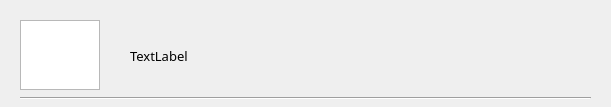
<?xml version="1.0" encoding="UTF-8"?>
<ui version="4.0">
 <class>Form</class>
 <widget class="QWidget" name="Form">
  <property name="geometry">
   <rect>
    <x>0</x>
    <y>0</y>
    <width>611</width>
    <height>107</height>
   </rect>
  </property>
  <property name="sizePolicy">
   <sizepolicy hsizetype="Fixed" vsizetype="Preferred">
    <horstretch>0</horstretch>
    <verstretch>0</verstretch>
   </sizepolicy>
  </property>
  <property name="windowTitle">
   <string>Form</string>
  </property>
  <widget class="QWidget" name="widget_container" native="true">
   <property name="geometry">
    <rect>
     <x>10</x>
     <y>10</y>
     <width>591</width>
     <height>91</height>
    </rect>
   </property>
   <widget class="Line" name="line_spacer">
    <property name="geometry">
     <rect>
      <x>10</x>
      <y>80</y>
      <width>571</width>
      <height>16</height>
     </rect>
    </property>
    <property name="orientation">
     <enum>Qt::Horizontal</enum>
    </property>
   </widget>
   <widget class="QGraphicsView" name="graphicsView_cover">
    <property name="geometry">
     <rect>
      <x>10</x>
      <y>10</y>
      <width>80</width>
      <height>70</height>
     </rect>
    </property>
   </widget>
   <widget class="QLabel" name="label_text">
    <property name="geometry">
     <rect>
      <x>120</x>
      <y>20</y>
      <width>451</width>
      <height>51</height>
     </rect>
    </property>
    <property name="font">
     <font>
      <family>Poppins Medium</family>
      <pointsize>10</pointsize>
     </font>
    </property>
    <property name="text">
     <string>TextLabel</string>
    </property>
   </widget>
  </widget>
 </widget>
 <resources/>
 <connections/>
</ui>
